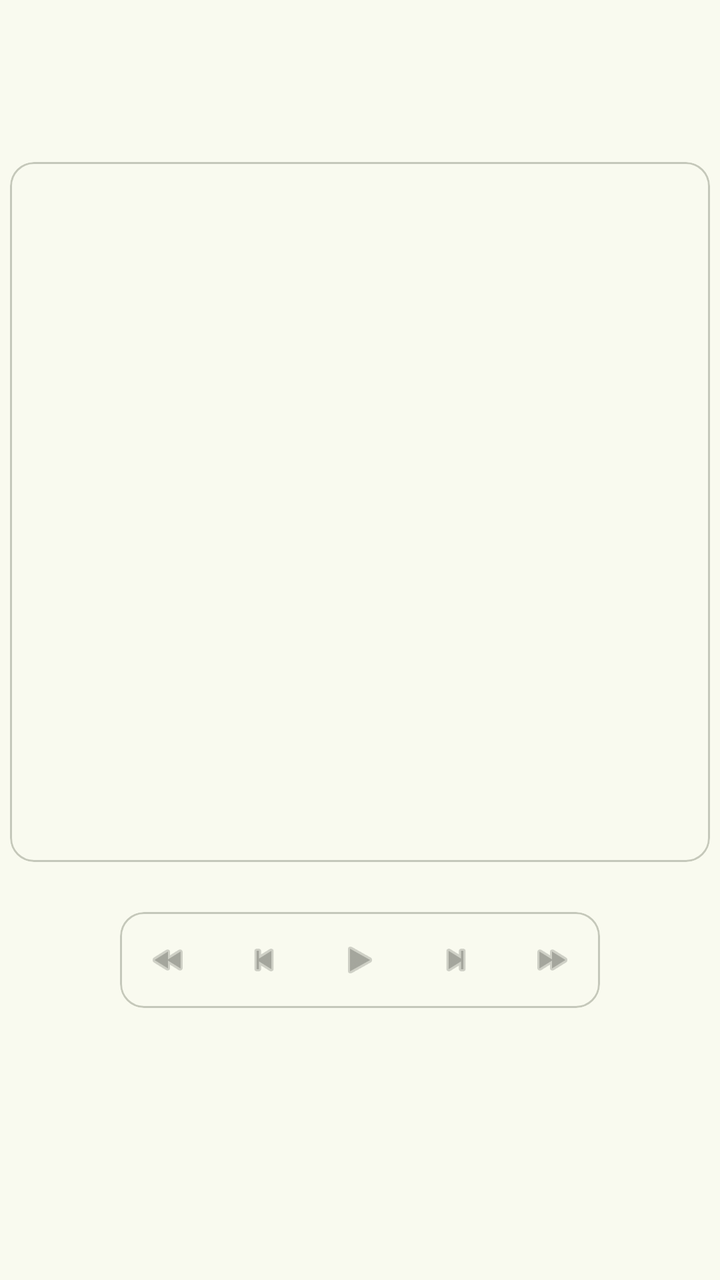
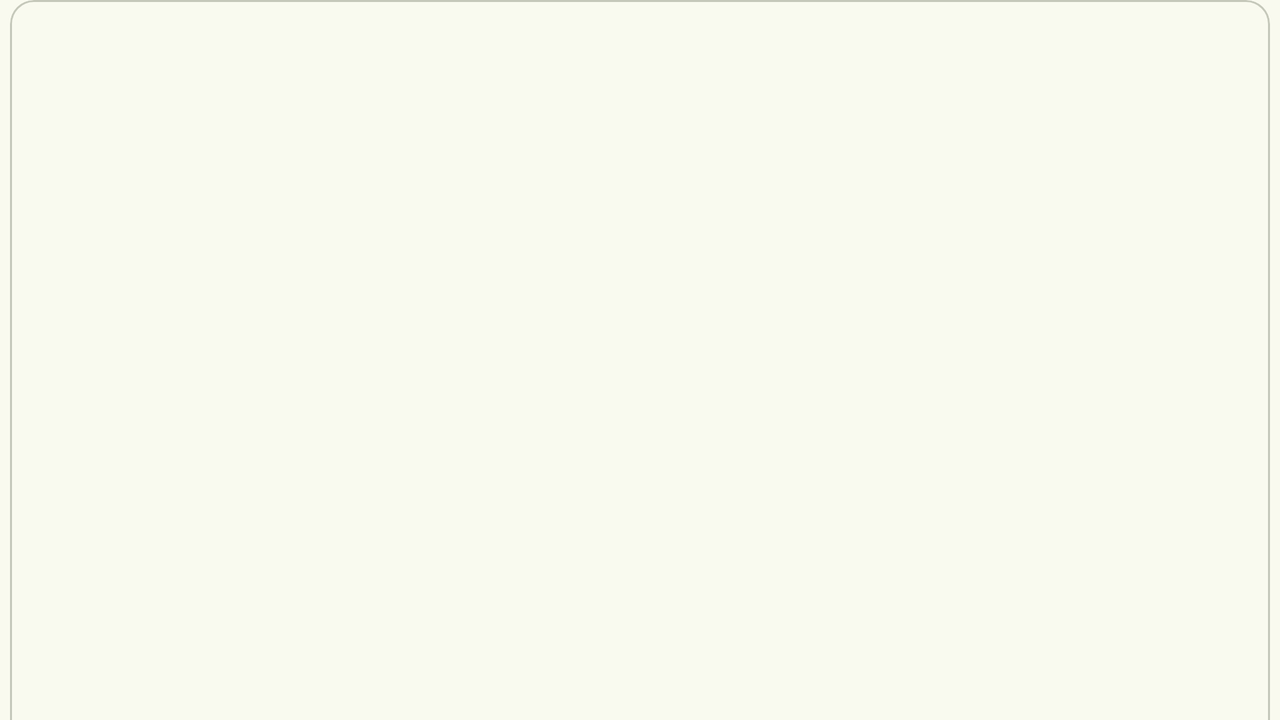

Compare how this app lays out the same screen by default and in its alternative resource folder. The renders come first, then the two layout files and the values they reference.
<!-- AndroidManifest.xml: application theme AppTheme -->
<!-- res/layout/main_include_content_main.xml -->
<?xml version="1.0" encoding="utf-8"?>
<androidx.constraintlayout.widget.ConstraintLayout xmlns:android="http://schemas.android.com/apk/res/android"
    xmlns:app="http://schemas.android.com/apk/res-auto"
    android:layout_width="match_parent"
    android:layout_height="match_parent"
    app:layout_behavior="@string/appbar_scrolling_view_behavior">

    <androidx.constraintlayout.widget.Guideline
        android:id="@+id/start_guideline"
        android:layout_width="wrap_content"
        android:layout_height="wrap_content"
        android:orientation="horizontal"
        app:layout_constraintGuide_percent=".1" />

    <include
        android:id="@+id/include_puzzle_board"
        layout="@layout/main_include_puzzle_board" />

    <androidx.constraintlayout.widget.Guideline
        android:id="@+id/mid_guideline"
        android:layout_width="wrap_content"
        android:layout_height="wrap_content"
        android:orientation="horizontal"
        app:layout_constraintGuide_percent=".7" />

    <include
        android:id="@+id/include_controls_bar"
        layout="@layout/main_include_controls_bar" />

    <androidx.constraintlayout.widget.Guideline
        android:id="@+id/end_guideline"
        android:layout_width="wrap_content"
        android:layout_height="wrap_content"
        android:orientation="horizontal"
        app:layout_constraintGuide_percent=".8" />

</androidx.constraintlayout.widget.ConstraintLayout>
<!-- res/layout/main_include_puzzle_board.xml (included above) -->
<?xml version="1.0" encoding="utf-8"?>
<com.google.android.material.card.MaterialCardView xmlns:android="http://schemas.android.com/apk/res/android"
    xmlns:app="http://schemas.android.com/apk/res-auto"
    android:id="@+id/puzzle_board"
    android:layout_width="0dp"
    android:layout_height="0dp"
    android:layout_gravity="center"
    android:layout_margin="@dimen/default_margin"
    app:layout_constraintDimensionRatio="1:1"
    app:layout_constraintBottom_toTopOf="@+id/mid_guideline"
    app:layout_constraintEnd_toEndOf="parent"
    app:layout_constraintStart_toStartOf="parent"
    app:layout_constraintTop_toBottomOf="@+id/start_guideline">

    <GridLayout
        android:id="@+id/puzzle_board_grid"
        android:layout_width="match_parent"
        android:layout_height="match_parent"
        android:layout_gravity="center"
        android:layout_margin="@dimen/default_margin">
    </GridLayout>

</com.google.android.material.card.MaterialCardView>
<!-- res/layout/main_include_controls_bar.xml (included above) -->
<?xml version="1.0" encoding="utf-8"?>
<com.google.android.material.card.MaterialCardView xmlns:android="http://schemas.android.com/apk/res/android"
    xmlns:app="http://schemas.android.com/apk/res-auto"
    android:id="@+id/include_controls_bar"
    android:layout_width="wrap_content"
    android:layout_height="wrap_content"
    android:layout_gravity="center"
    android:layout_margin="@dimen/default_margin"
    app:layout_constraintBottom_toTopOf="@+id/end_guideline"
    app:layout_constraintEnd_toEndOf="parent"
    app:layout_constraintStart_toStartOf="parent"
    app:layout_constraintTop_toBottomOf="@+id/mid_guideline">

    <LinearLayout
        android:id="@+id/controls_bar"
        style="?android:attr/buttonBarStyle"
        android:layout_width="wrap_content"
        android:layout_height="wrap_content"
        android:orientation="horizontal">

        <com.google.android.material.button.MaterialButton
            android:id="@+id/skip_to_first_button"
            style="@style/BorderlessButtonsStyle"
            android:contentDescription="@string/skip_to_beginning"
            android:enabled="false"
            app:icon="@android:drawable/ic_media_rew"
            app:iconGravity="textStart" />

        <com.google.android.material.button.MaterialButton
            android:id="@+id/previous_button"
            style="@style/BorderlessButtonsStyle"
            android:contentDescription="@string/previous"
            android:enabled="false"
            app:icon="@android:drawable/ic_media_previous"
            app:iconGravity="textStart" />

        <com.google.android.material.button.MaterialButton
            android:id="@+id/play_button"
            style="@style/BorderlessButtonsStyle"
            android:contentDescription="@string/play"
            android:enabled="false"
            app:icon="@android:drawable/ic_media_play"
            app:iconGravity="textStart" />

        <com.google.android.material.button.MaterialButton
            android:id="@+id/next_button"
            style="@style/BorderlessButtonsStyle"
            android:contentDescription="@string/next"
            android:enabled="false"
            app:icon="@android:drawable/ic_media_next"
            app:iconGravity="textStart" />

        <com.google.android.material.button.MaterialButton
            android:id="@+id/skip_to_last_button"
            style="@style/BorderlessButtonsStyle"
            android:contentDescription="@string/skip_to_end"
            android:enabled="false"
            app:icon="@android:drawable/ic_media_ff"
            app:iconGravity="textStart" />

    </LinearLayout>

</com.google.android.material.card.MaterialCardView>
<!-- resources referenced by this layout -->
<resources>
  <dimen name="default_margin">5dp</dimen>
  <string name="next">Next</string>
  <string name="play">Play</string>
  <string name="previous">Previous</string>
  <string name="skip_to_beginning">Skip to beginning</string>
  <string name="skip_to_end">Skip to end</string>
  <style name="BorderlessButtonsStyle" parent="Widget.Material3.Button.IconButton">
          <item name="android:layout_width">wrap_content</item>
          <item name="android:layout_height">wrap_content</item>
      </style>
  <color name="md_theme_primary">#4C662B</color>
  <color name="md_theme_onPrimary">#FFFFFF</color>
  <color name="md_theme_primaryContainer">#CDEDA3</color>
  <color name="md_theme_onPrimaryContainer">#102000</color>
  <color name="md_theme_secondary">#586249</color>
  <color name="md_theme_onSecondary">#FFFFFF</color>
  <color name="md_theme_secondaryContainer">#DCE7C8</color>
  <color name="md_theme_onSecondaryContainer">#151E0B</color>
  <color name="md_theme_onTertiary">#FFFFFF</color>
  <color name="md_theme_tertiaryContainer">#BCECE7</color>
  <color name="md_theme_onTertiaryContainer">#00201E</color>
  <color name="md_theme_error">#BA1A1A</color>
  <color name="md_theme_onError">#FFFFFF</color>
  <color name="md_theme_errorContainer">#FFDAD6</color>
  <color name="md_theme_onErrorContainer">#410002</color>
  <color name="md_theme_background">#F9FAEF</color>
  <color name="md_theme_onBackground">#1A1C16</color>
  <color name="md_theme_surface">#F9FAEF</color>
  <color name="md_theme_onSurface">#1A1C16</color>
  <color name="md_theme_surfaceVariant">#E1E4D5</color>
  <color name="md_theme_onSurfaceVariant">#44483D</color>
  <color name="md_theme_outline">#75796C</color>
  <color name="md_theme_outlineVariant">#C5C8BA</color>
  <color name="md_theme_inverseSurface">#2F312A</color>
  <color name="md_theme_inverseOnSurface">#F1F2E6</color>
  <color name="md_theme_inversePrimary">#B1D18A</color>
  <color name="md_theme_primaryFixed">#CDEDA3</color>
  <color name="md_theme_onPrimaryFixed">#102000</color>
  <color name="md_theme_primaryFixedDim">#B1D18A</color>
  <color name="md_theme_onPrimaryFixedVariant">#354E16</color>
  <color name="md_theme_secondaryFixed">#DCE7C8</color>
  <color name="md_theme_onSecondaryFixed">#151E0B</color>
  <color name="md_theme_secondaryFixedDim">#BFCBAD</color>
  <color name="md_theme_onSecondaryFixedVariant">#404A33</color>
  <color name="md_theme_tertiaryFixed">#BCECE7</color>
  <color name="md_theme_onTertiaryFixed">#00201E</color>
  <color name="md_theme_tertiaryFixedDim">#A0D0CB</color>
  <color name="md_theme_onTertiaryFixedVariant">#1F4E4B</color>
  <color name="md_theme_surfaceDim">#DADBD0</color>
  <color name="md_theme_surfaceBright">#F9FAEF</color>
  <color name="md_theme_surfaceContainerLowest">#FFFFFF</color>
  <color name="md_theme_surfaceContainerLow">#F3F4E9</color>
  <color name="md_theme_surfaceContainer">#EEEFE3</color>
  <color name="md_theme_surfaceContainerHigh">#E8E9DE</color>
  <color name="md_theme_surfaceContainerHighest">#E2E3D8</color>
</resources>
<!-- res/layout-land/main_include_content_main.xml (the repository's variant of the layout above) -->
<!-- drawn on the phone turned sideways -->
<?xml version="1.0" encoding="utf-8"?>
<androidx.constraintlayout.widget.ConstraintLayout xmlns:android="http://schemas.android.com/apk/res/android"
    xmlns:app="http://schemas.android.com/apk/res-auto"
    android:layout_width="match_parent"
    android:layout_height="match_parent"
    app:layout_behavior="@string/appbar_scrolling_view_behavior">

    <androidx.constraintlayout.widget.Guideline
        android:id="@+id/start_guideline"
        android:layout_width="wrap_content"
        android:layout_height="wrap_content"
        android:orientation="vertical"
        app:layout_constraintGuide_percent=".1" />

    <include
        android:id="@+id/include_controls_bar"
        layout="@layout/main_include_controls_bar" />

    <androidx.constraintlayout.widget.Guideline
        android:id="@+id/mid_guideline"
        android:layout_width="wrap_content"
        android:layout_height="wrap_content"
        android:orientation="vertical"
        app:layout_constraintGuide_percent=".30" />

    <include
        android:id="@+id/include_puzzle_board"
        layout="@layout/main_include_puzzle_board" />

    <androidx.constraintlayout.widget.Guideline
        android:id="@+id/end_guideline"
        android:layout_width="wrap_content"
        android:layout_height="wrap_content"
        android:orientation="vertical"
        app:layout_constraintGuide_percent=".70" />

</androidx.constraintlayout.widget.ConstraintLayout>
<!-- resources referenced by the variant -->
<!-- as the phone turned sideways resolves them -->
<resources>
  <!-- from res/values-land/ -->
  <dimen name="default_margin">5dp</dimen>
  <string name="next">Next</string>
  <string name="play">Play</string>
  <string name="previous">Previous</string>
  <string name="skip_to_beginning">Skip to beginning</string>
  <string name="skip_to_end">Skip to end</string>
  <style name="BorderlessButtonsStyle" parent="Widget.Material3.Button.IconButton">
          <item name="android:layout_width">wrap_content</item>
          <item name="android:layout_height">wrap_content</item>
      </style>
  <color name="md_theme_primary">#4C662B</color>
  <color name="md_theme_onPrimary">#FFFFFF</color>
  <color name="md_theme_primaryContainer">#CDEDA3</color>
  <color name="md_theme_onPrimaryContainer">#102000</color>
  <color name="md_theme_secondary">#586249</color>
  <color name="md_theme_onSecondary">#FFFFFF</color>
  <color name="md_theme_secondaryContainer">#DCE7C8</color>
  <color name="md_theme_onSecondaryContainer">#151E0B</color>
  <color name="md_theme_onTertiary">#FFFFFF</color>
  <color name="md_theme_tertiaryContainer">#BCECE7</color>
  <color name="md_theme_onTertiaryContainer">#00201E</color>
  <color name="md_theme_error">#BA1A1A</color>
  <color name="md_theme_onError">#FFFFFF</color>
  <color name="md_theme_errorContainer">#FFDAD6</color>
  <color name="md_theme_onErrorContainer">#410002</color>
  <color name="md_theme_background">#F9FAEF</color>
  <color name="md_theme_onBackground">#1A1C16</color>
  <color name="md_theme_surface">#F9FAEF</color>
  <color name="md_theme_onSurface">#1A1C16</color>
  <color name="md_theme_surfaceVariant">#E1E4D5</color>
  <color name="md_theme_onSurfaceVariant">#44483D</color>
  <color name="md_theme_outline">#75796C</color>
  <color name="md_theme_outlineVariant">#C5C8BA</color>
  <color name="md_theme_inverseSurface">#2F312A</color>
  <color name="md_theme_inverseOnSurface">#F1F2E6</color>
  <color name="md_theme_inversePrimary">#B1D18A</color>
  <color name="md_theme_primaryFixed">#CDEDA3</color>
  <color name="md_theme_onPrimaryFixed">#102000</color>
  <color name="md_theme_primaryFixedDim">#B1D18A</color>
  <color name="md_theme_onPrimaryFixedVariant">#354E16</color>
  <color name="md_theme_secondaryFixed">#DCE7C8</color>
  <color name="md_theme_onSecondaryFixed">#151E0B</color>
  <color name="md_theme_secondaryFixedDim">#BFCBAD</color>
  <color name="md_theme_onSecondaryFixedVariant">#404A33</color>
  <color name="md_theme_tertiaryFixed">#BCECE7</color>
  <color name="md_theme_onTertiaryFixed">#00201E</color>
  <color name="md_theme_tertiaryFixedDim">#A0D0CB</color>
  <color name="md_theme_onTertiaryFixedVariant">#1F4E4B</color>
  <color name="md_theme_surfaceDim">#DADBD0</color>
  <color name="md_theme_surfaceBright">#F9FAEF</color>
  <color name="md_theme_surfaceContainerLowest">#FFFFFF</color>
  <color name="md_theme_surfaceContainerLow">#F3F4E9</color>
  <color name="md_theme_surfaceContainer">#EEEFE3</color>
  <color name="md_theme_surfaceContainerHigh">#E8E9DE</color>
  <color name="md_theme_surfaceContainerHighest">#E2E3D8</color>
</resources>
